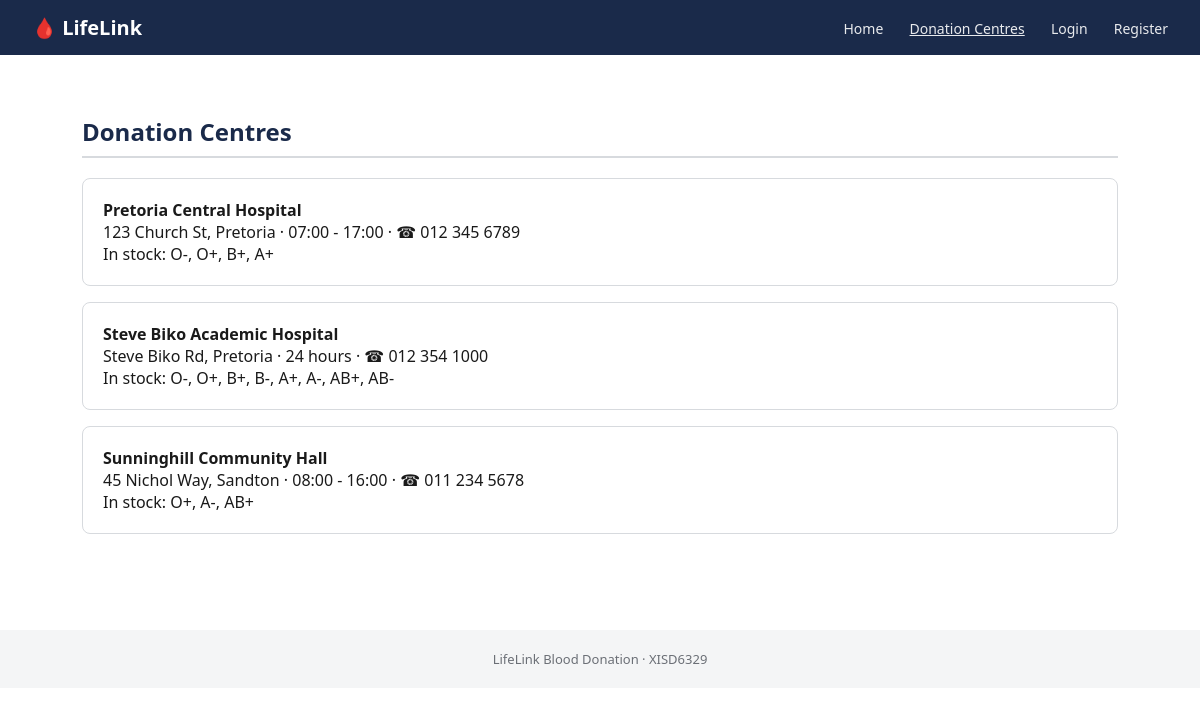
The page /pages/hospitals.php on the database its author committed.
### tables this page shows
CREATE TABLE hospitals (
  hospital_id INT AUTO_INCREMENT PRIMARY KEY,
  hospital_name VARCHAR(150) NOT NULL,
  address VARCHAR(255) NOT NULL,
  latitude DECIMAL(10,6),
  longitude DECIMAL(10,6),
  contact_email VARCHAR(150),
  contact_phone VARCHAR(30),
  operating_hours VARCHAR(100),
  is_approved TINYINT(1) NOT NULL DEFAULT 1
);

### pages/hospitals.php (the view, shortened to what this page needs)
<?php
$pdo = db();
$hospitals = $pdo->query(
    "SELECT h.hospital_id, h.hospital_name, h.address, h.contact_phone, h.operating_hours,
            (SELECT GROUP_CONCAT(bt.code ORDER BY bt.blood_type_id SEPARATOR ', ')
               FROM blood_inventory bi JOIN blood_types bt ON bt.blood_type_id = bi.blood_type_id
               WHERE bi.hospital_id = h.hospital_id AND bi.units_available > 0) AS in_stock
     FROM hospitals h WHERE h.is_approved = 1 ORDER BY h.hospital_name"
)->fetchAll();
include __DIR__ . '/../includes/header.php';
?>
  <div class="section">
    <h2>Donation Centres</h2>
    <?php foreach ($hospitals as $h): ?>
      <div class="card">
        <strong><?= htmlspecialchars($h['hospital_name']) ?></strong><br>
        <?= htmlspecialchars($h['address']) ?> &middot; <?= htmlspecialchars($h['operating_hours']) ?> &middot; ☎ <?= htmlspecialchars($h['contact_phone']) ?><br>
        In stock: <?= $h['in_stock'] ? htmlspecialchars($h['in_stock']) : 'No current stock data' ?>
      </div>
    <?php endforeach; ?>
  </div>
<?php include __DIR__ . '/../includes/footer.php'; ?>

### assets/css/style.css (style rules this page uses)
:root { --navy: #1a2a4a; --red: #b3141c; --light: #f4f5f6; --grey: #6b6f76; --border: #d7dade; }
* { box-sizing: border-box; }
body { margin: 0; font-family: "Segoe UI", Arial, sans-serif; color: #1a1a1a; background: #ffffff; }
.section { padding: 40px 32px; max-width: 1100px; margin: 0 auto; }
.section h2 { color: var(--navy); border-bottom: 2px solid var(--border); padding-bottom: 8px; }
.card { border: 1px solid var(--border); border-radius: 8px; padding: 20px; margin-bottom: 16px; }

### rows shown on the page
hospitals: hospital_name "Pretoria Central Hospital", address "123 Church St, Pretoria", operating_hours "07:00 - 17:00", contact_phone "012 345 6789", in_stock "O-, O+, B+, A+"
hospitals: hospital_name "Steve Biko Academic Hospital", address "Steve Biko Rd, Pretoria", operating_hours "24 hours", contact_phone "012 354 1000", in_stock "O-, O+, B+, B-, A+, A-, AB+, AB-"
hospitals: hospital_name "Sunninghill Community Hall", address "45 Nichol Way, Sandton", operating_hours "08:00 - 16:00", contact_phone "011 234 5678", in_stock "O+, A-, AB+"
